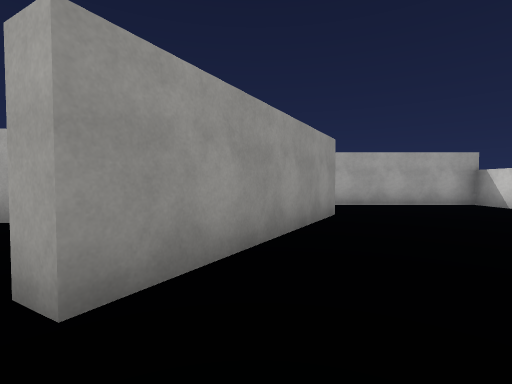
view 1 (above)

21 first-person views from a walk through a scene from a Unity 3-D project. The camera is 1.3 m above the floor, tilts 2° down and sees 85° across. The floor is counted in squares, 2 m on a side. Each view is taken from the middle of a square. On the plan, view 1 faces up. The plan holds only what a view shows up to about 9 squares ahead; the rest is blank. The place goes on beyond the plan. The player is left out. Surface patterns are stand-ins for the level's own textures.

view 2
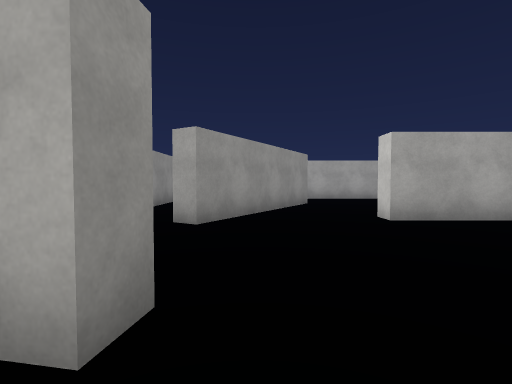

view 3
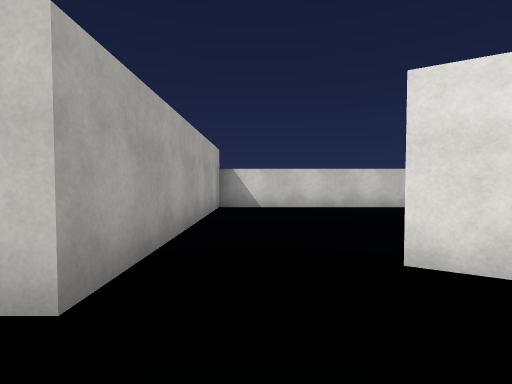

view 4
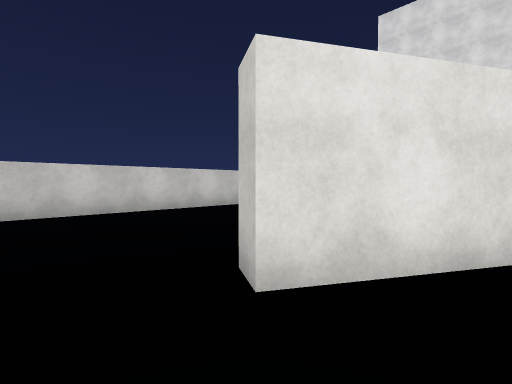

view 5
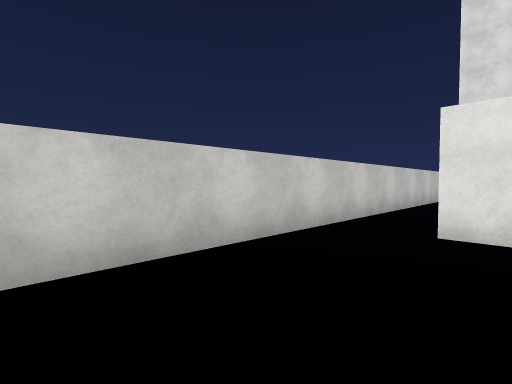

view 6
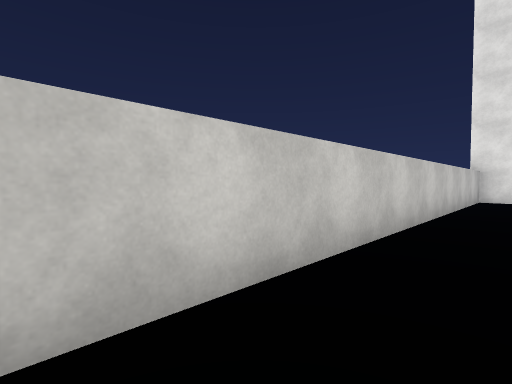

view 7
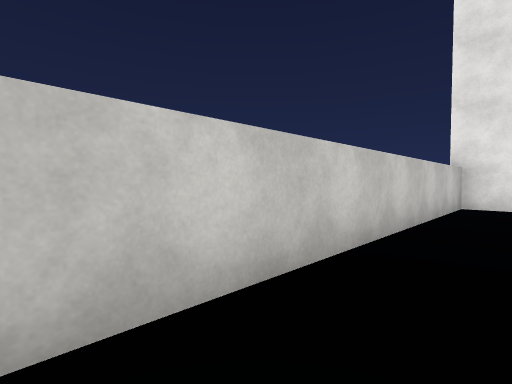

view 8
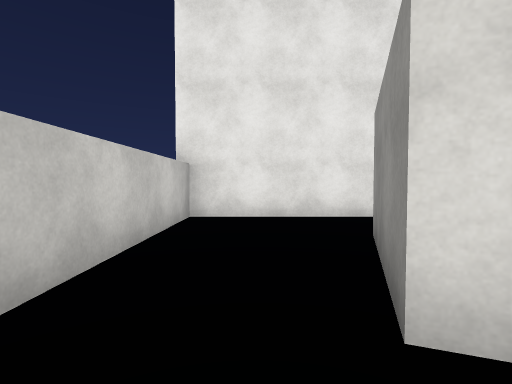

view 9
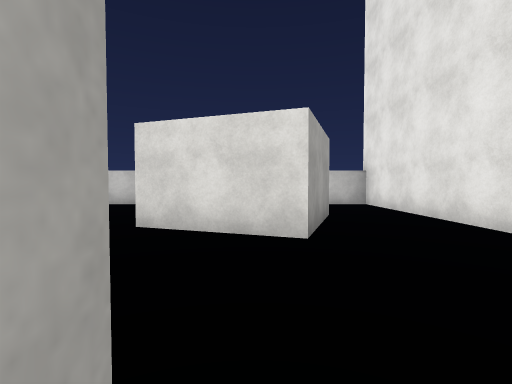

view 10
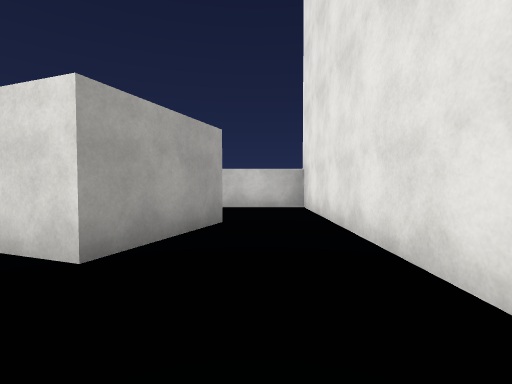

view 11
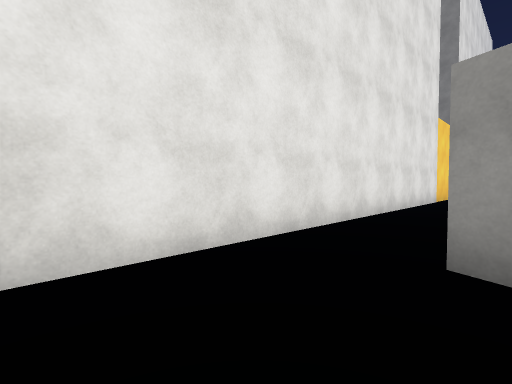

view 12
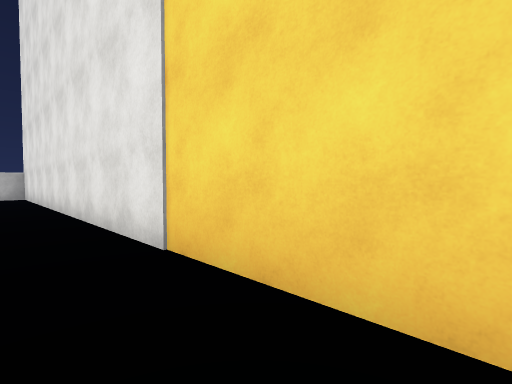

view 13
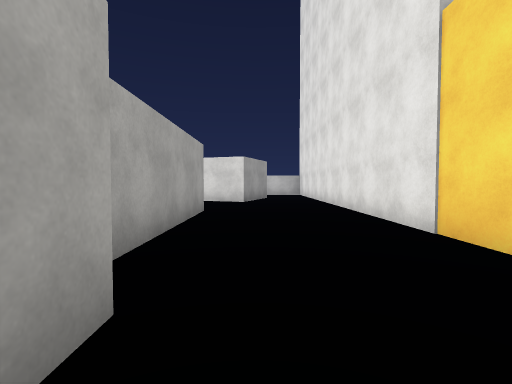

view 14
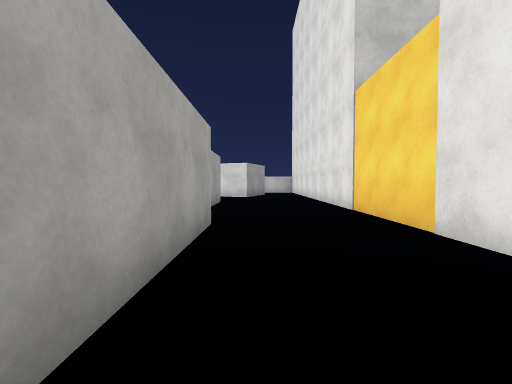

view 15
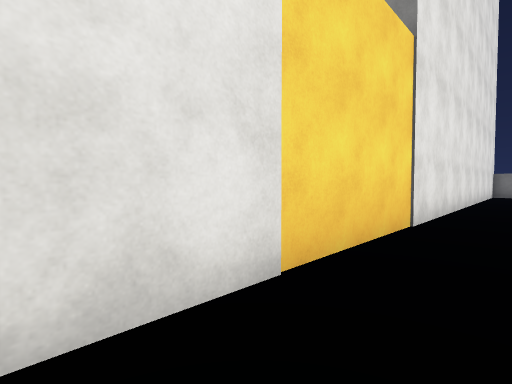

view 16
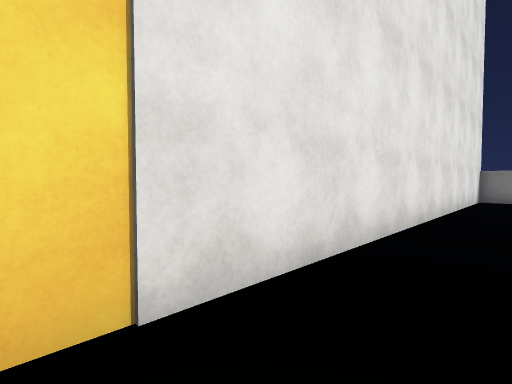

view 17
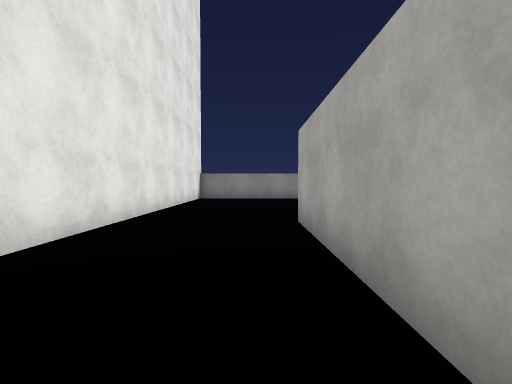

view 18
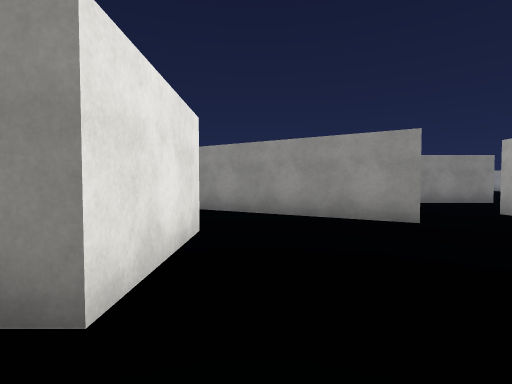

view 19
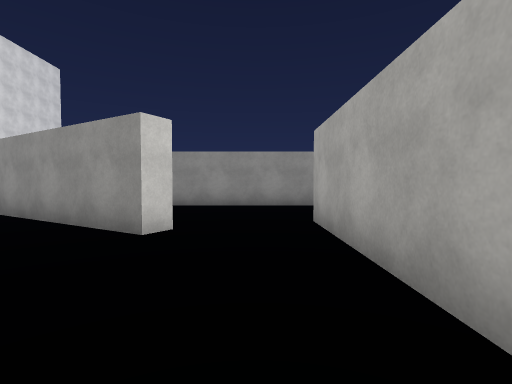

view 20
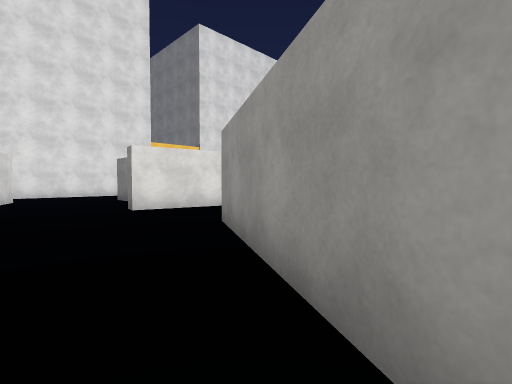

view 21
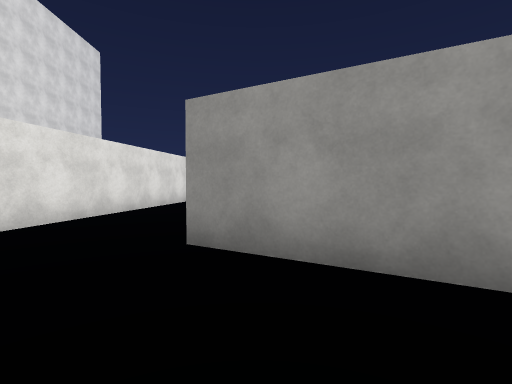

### Floor plan
Points are (right, up) in squares from view 1. A wall is a line through its corners. A room is listed if a view was taken in it or the views show most of it. See-through windows are left out.
Room 1 (views 1, 2, 6, 7, 8, 9, 10, 11, 12, 13, 14, 15, 16, 17, 21)
walls: (-6.6, -6.3) (-11.8, -6.3); (-1.6, -5.8) (-5.8, -5.8); (-2.7, -1.2) (-0.5, -1.6) (-0.6, -2.1) (-1, -2); (4.4, -5) (3.5, -7.5) (1.2, -6.6) (2.1, -4.1); (0.1, 3) (-0.9, 1.3) (-1.4, 1.6); (4.4, 1.7) (2.3, 1.7) (2.3, 2.2); (-18.3, -8.4) (-18.3, -9.2) (6.2, -9.2) (6.2, 2.5)
ways out: opening at (1.5, 2) to room 3; opening at (5.5, 2) to room 3
Room 2 (views 3, 4)
walls: (-2.7, 10.5) (-2.7, 4.4); (0.1, 4) (1.2, 5.9); (-7, -0.4) (-2.7, -1.2)
Room 3 (views 5, 18, 19, 20)
walls: (1.2, 5.9) (1.6, 5.6) (0.1, 3); (2.3, 2.2) (4.9, 2.2); (6.2, 2.5) (6.2, 8) (0.2, 8)
ways out: opening at (1.5, 2) to room 1; opening at (5.5, 2) to room 1

Where each view was taken, in squares from view 1:
view 1: 0 up, 0 right, facing up
view 2: 3 down, 0 right, facing up
view 3: 7 up, 1 left, facing right
view 4: 7 up, 0 right, facing down-right
view 5: 6 up, 4 right, facing down-right
view 6: 2 up, 5 right, facing down-right
view 7: 1 down, 5 right, facing down-right
view 8: 4 down, 5 right, facing down
view 9: 6 down, 2 left, facing right
view 10: 8 down, 1 left, facing right
view 11: 7 down, 6 right, facing down-left
view 12: 8 down, 7 left, facing down-right
view 13: 7 down, 8 left, facing right
view 14: 7 down, 11 left, facing right
view 15: 8 down, 3 left, facing down-left
view 16: 8 down, 7 left, facing down-left
view 17: 7 down, 7 left, facing left
view 18: 3 up, 6 right, facing left
view 19: 7 up, 5 right, facing left
view 20: 5 up, 2 right, facing down-left
view 21: 2 up, 2 right, facing left
